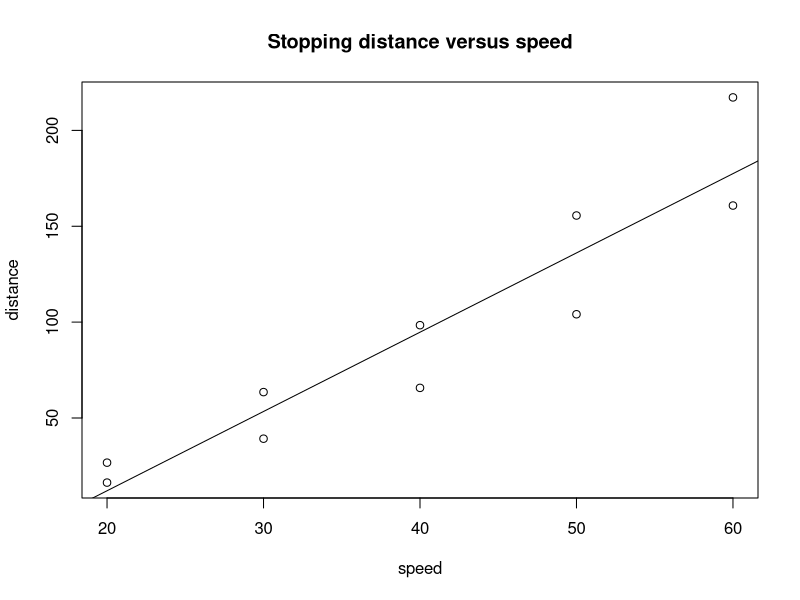
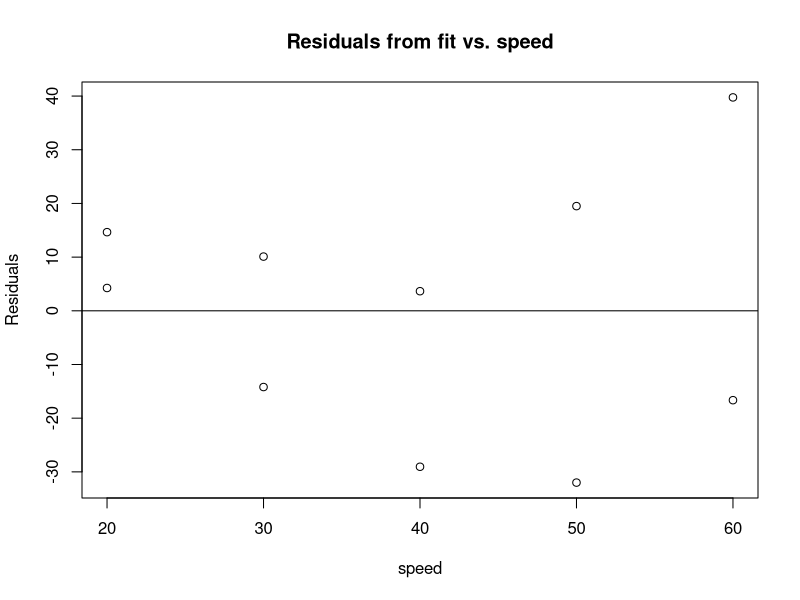
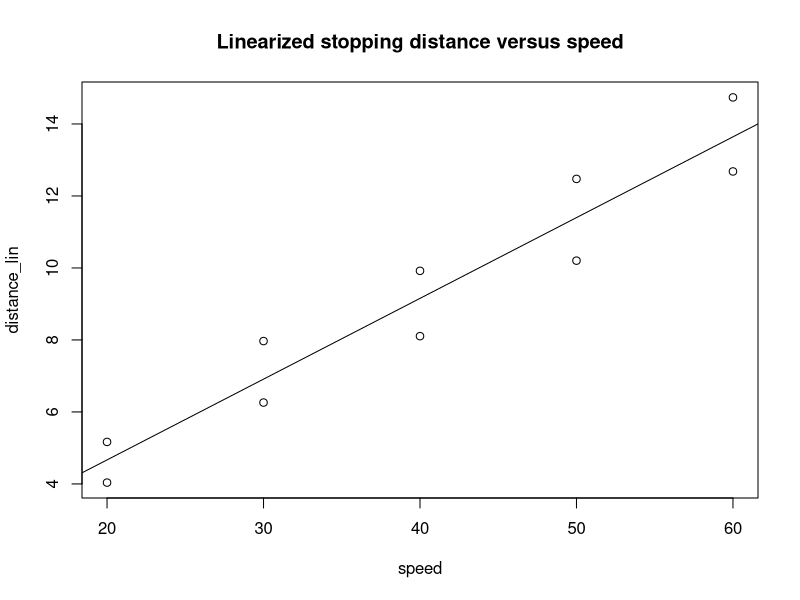
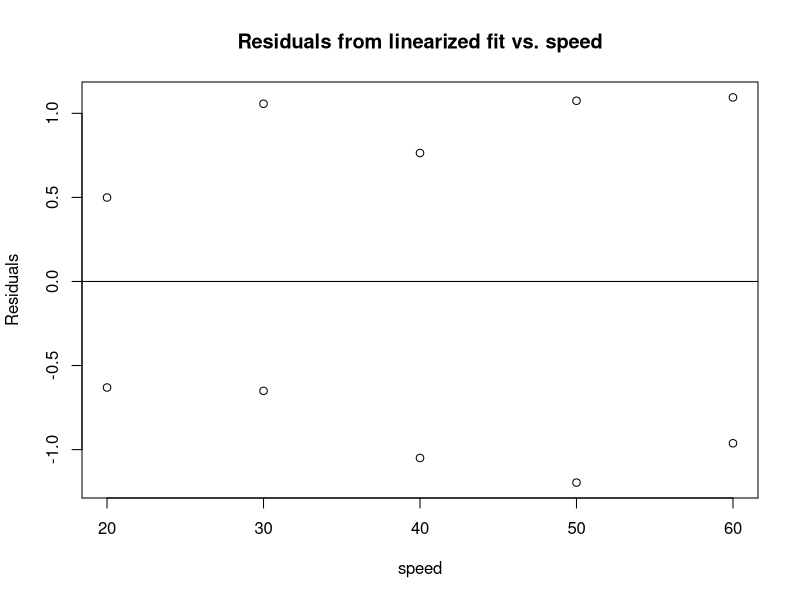

R code for these plots, in order:
# Prepare data
speed <- c(
  20, 20, 
  30, 30, 
  40, 40, 
  50, 50, 
  60, 60
)

distance <- c(
  16.3, 26.7,
  39.2, 63.5,
  65.7, 98.4,
  104.1, 155.6,
  217.2, 160.8
)

# a

plot(speed, distance, main = "Stopping distance versus speed")

fit = lm(distance~speed)
abline(fit)

plot(speed, fit[['residuals']], ylab = "Residuals", main = "Residuals from fit vs. speed")
abline(0,0)

# b
# echo out F-statistic
summary(fit)

# c

distance_lin = sqrt(distance)

# d

plot(speed, distance_lin, main = "Linearized stopping distance versus speed")

fit_lin = lm(distance_lin~speed)
abline(fit_lin)

plot(speed, fit_lin[['residuals']], ylab = "Residuals", main = "Residuals from linearized fit vs. speed")
abline(0,0)

# echo out F-statistic
summary(fit_lin)

# create dataframe for prediction
newspeed <- data.frame(speed=40)
# echo out prediction
predict(fit, newspeed, level = 0.05, interval="predict")
